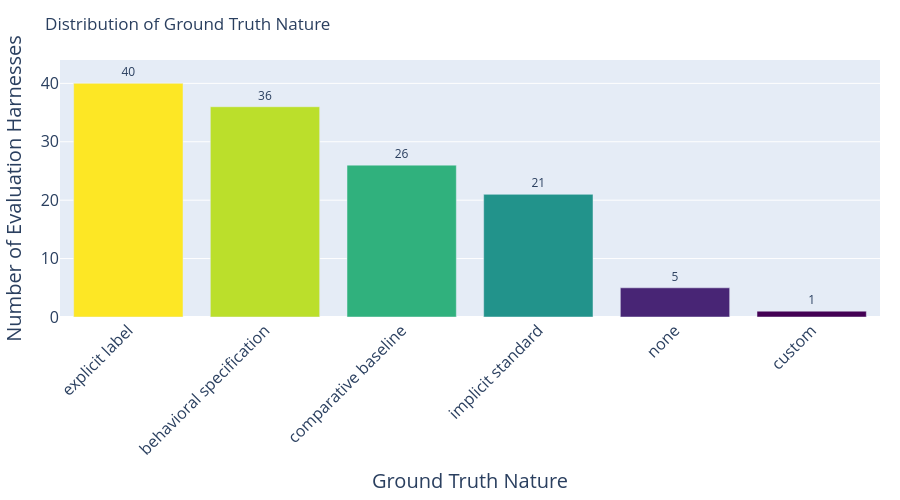

Here is the notebook cell this chart was saved with:
### Code cell
# import pandas as pd
# import plotly.express as px

# df = pd.read_csv("data/evaluation_harness_metadata.csv", encoding="utf-8")
# df['ground truth nature'] = df['ground truth nature'].apply(lambda x: x.split(',') if pd.notna(x) else [])
# df = df.explode('ground truth nature')

# # Get value counts and create a DataFrame for plotting
# value_counts = df['ground truth nature'].value_counts()
# value_counts_df = value_counts.reset_index()
# value_counts_df.columns = ['Ground Truth Nature', 'Count']

# # Create bar chart with Plotly
# fig = px.bar(
#     value_counts_df, 
#     x='Ground Truth Nature', 
#     y='Count',
#     title='Distribution of Ground Truth Nature',
#     labels={'Count': 'Number of Evaluation Harnesses'},
#     color='Count',
#     color_continuous_scale='viridis'
# )

# # Customize the layout
# fig.update_layout(
#     xaxis_tickangle=-45,
#     margin=dict(l=20, r=20, t=60, b=100),
#     height=500,
#     showlegend=False,
#     xaxis=dict(
#         title_font_size=20,
#         tickfont_size=16
#     ),
#     yaxis=dict(
#         title_font_size=20,
#         tickfont_size=16,
#         range=[0, value_counts_df['Count'].max() * 1.1]  # Add 10% padding to y-axis
#     )
# )

# # Remove color bar
# fig.update_coloraxes(showscale=False)

# # Add value labels on top of bars
# fig.update_traces(texttemplate='%{y}', textposition='outside')

# fig.show()

### Figure 1 — Plotly figure (JSON) as saved in the notebook; plotly's stock layout.template omitted (floating-point values rounded to 4 significant figures)
{"data": [{"hovertemplate": "Ground Truth Nature=%{x}<br>Number of Evaluation Harnesses=%{marker.color}<extra></extra>", "legendgroup": "", "marker": {"color": [40, 36, 26, 21, 5, 1], "coloraxis": "coloraxis", "pattern": {"shape": ""}}, "name": "", "orientation": "v", "showlegend": false, "textposition": "outside", "texttemplate": "%{y}", "type": "bar", "x": ["explicit label", "behavioral specification", "comparative baseline", "implicit standard", "none", "custom"], "xaxis": "x", "y": [40, 36, 26, 21, 5, 1], "yaxis": "y"}], "layout": {"barmode": "relative", "coloraxis": {"colorbar": {"title": {"text": "Number of Evaluation Harnesses"}}, "colorscale": [[0, "#440154"], [0.1111, "#482878"], [0.2222, "#3e4989"], [0.3333, "#31688e"], [0.4444, "#26828e"], [0.5556, "#1f9e89"], [0.6667, "#35b779"], [0.7778, "#6ece58"], [0.8889, "#b5de2b"], [1, "#fde725"]], "showscale": false}, "height": 500, "legend": {"tracegroupgap": 0}, "margin": {"b": 100, "l": 20, "r": 20, "t": 60}, "showlegend": false, "title": {"text": "Distribution of Ground Truth Nature"}, "xaxis": {"anchor": "y", "domain": [0, 1], "tickangle": -45, "tickfont": {"size": 16}, "title": {"font": {"size": 20}, "text": "Ground Truth Nature"}}, "yaxis": {"anchor": "x", "domain": [0, 1], "range": [0, 44], "tickfont": {"size": 16}, "title": {"font": {"size": 20}, "text": "Number of Evaluation Harnesses"}}}}
